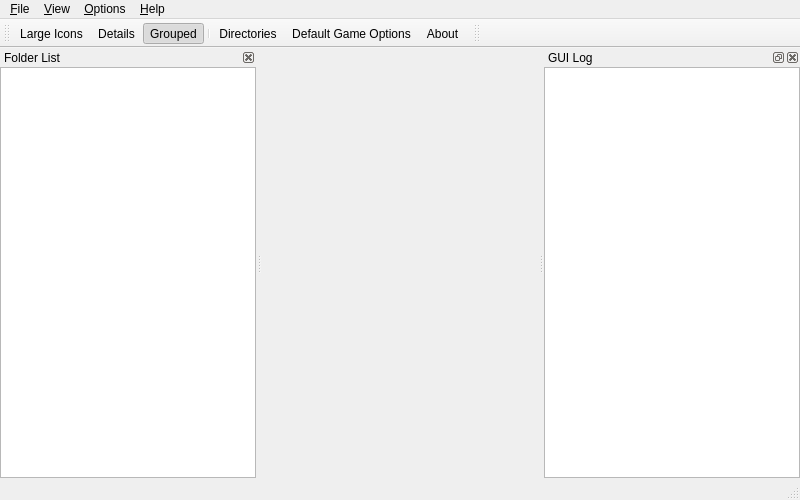
<?xml version="1.0" encoding="UTF-8"?>
<ui version="4.0">
 <class>MainWindow</class>
 <widget class="QMainWindow" name="MainWindow">
  <property name="geometry">
   <rect>
    <x>0</x>
    <y>0</y>
    <width>800</width>
    <height>500</height>
   </rect>
  </property>
  <property name="windowTitle">
   <string>M+GUI</string>
  </property>
  <property name="dockNestingEnabled">
   <bool>true</bool>
  </property>
  <widget class="QWidget" name="centralwidget">
   <layout class="QGridLayout">
    <property name="margin">
     <number>0</number>
    </property>
    <item row="0" column="0">
     <layout class="QVBoxLayout" name="layMainView">
      <property name="topMargin">
       <number>2</number>
      </property>
     </layout>
    </item>
   </layout>
  </widget>
  <widget class="QMenuBar" name="menubar">
   <property name="geometry">
    <rect>
     <x>0</x>
     <y>0</y>
     <width>800</width>
     <height>21</height>
    </rect>
   </property>
   <widget class="QMenu" name="menuFile">
    <property name="title">
     <string>&amp;File</string>
    </property>
    <widget class="QMenu" name="menuPlayWith">
     <property name="title">
      <string>Play with Options</string>
     </property>
     <addaction name="actionSavestate"/>
     <addaction name="actionPlayback"/>
     <addaction name="actionRecord"/>
     <addaction name="actionMNG"/>
     <addaction name="actionAVI"/>
     <addaction name="actionWave"/>
    </widget>
    <widget class="QMenu" name="menuSaveFixdat">
     <property name="title">
      <string>Save Fix-dat File</string>
     </property>
     <addaction name="actionFixDatAll"/>
     <addaction name="actionFixDatIncomplete"/>
     <addaction name="actionFixDatMissing"/>
    </widget>
    <addaction name="actionPlay"/>
    <addaction name="menuPlayWith"/>
    <addaction name="separator"/>
    <addaction name="actionSrcProperties"/>
    <addaction name="actionProperties"/>
    <addaction name="separator"/>
    <addaction name="menuSaveFixdat"/>
    <addaction name="separator"/>
    <addaction name="actionExitStop"/>
   </widget>
   <widget class="QMenu" name="menuView">
    <property name="title">
     <string>&amp;View</string>
    </property>
    <widget class="QMenu" name="menuCustomizeFields">
     <property name="title">
      <string>Customize &amp;Fields</string>
     </property>
     <addaction name="actionColDescription"/>
     <addaction name="actionColName"/>
     <addaction name="actionColROMs"/>
     <addaction name="actionColManufacturer"/>
     <addaction name="actionColDriver"/>
     <addaction name="actionColYear"/>
     <addaction name="actionColCloneOf"/>
     <addaction name="separator"/>
     <addaction name="actionColSortAscending"/>
     <addaction name="actionColSortDescending"/>
    </widget>
    <widget class="QMenu" name="menuPictures">
     <property name="title">
      <string>Game &amp;Pictures</string>
     </property>
     <addaction name="actionEnforceAspect"/>
     <addaction name="actionStretchSshot"/>
     <addaction name="separator"/>
    </widget>
    <widget class="QMenu" name="menuDocuments">
     <property name="title">
      <string>Game Do&amp;cuments</string>
     </property>
    </widget>
    <widget class="QMenu" name="menuArrangeIcons">
     <property name="title">
      <string>Arrange &amp;Icons</string>
     </property>
    </widget>
    <addaction name="menuPictures"/>
    <addaction name="menuDocuments"/>
    <addaction name="actionVerticalTabs"/>
    <addaction name="separator"/>
    <addaction name="actionLargeIcons"/>
    <addaction name="actionDetails"/>
    <addaction name="actionGrouped"/>
    <addaction name="actionRowDelegate"/>
    <addaction name="actionLocalGameList"/>
    <addaction name="menuCustomizeFields"/>
    <addaction name="menuArrangeIcons"/>
    <addaction name="separator"/>
    <addaction name="actionRefresh"/>
   </widget>
   <widget class="QMenu" name="menuOptions">
    <property name="title">
     <string>&amp;Options</string>
    </property>
    <widget class="QMenu" name="menuLanguage">
     <property name="title">
      <string>&amp;Language</string>
     </property>
     <addaction name="actionEnglish"/>
     <addaction name="actionChinese_PRC"/>
     <addaction name="actionChinese_Taiwan"/>
     <addaction name="actionJapanese"/>
     <addaction name="actionHungarian"/>
     <addaction name="actionKorean"/>
     <addaction name="actionBrazilian"/>
    </widget>
    <widget class="QMenu" name="menuBackground">
     <property name="title">
      <string>&amp;Background Images</string>
     </property>
     <addaction name="actionBgStretch"/>
     <addaction name="actionBgTile"/>
     <addaction name="separator"/>
    </widget>
    <widget class="QMenu" name="menuGUIStyle">
     <property name="title">
      <string>GUI &amp;Style</string>
     </property>
    </widget>
    <addaction name="actionDirectories"/>
    <addaction name="actionDefaultOptions"/>
    <addaction name="separator"/>
    <addaction name="menuGUIStyle"/>
    <addaction name="menuBackground"/>
    <addaction name="menuLanguage"/>
   </widget>
   <widget class="QMenu" name="menuHelp">
    <property name="title">
     <string>&amp;Help</string>
    </property>
    <addaction name="actionReadme"/>
    <addaction name="actionFAQ"/>
    <addaction name="actionBoard"/>
    <addaction name="actionAbout"/>
   </widget>
   <addaction name="menuFile"/>
   <addaction name="menuView"/>
   <addaction name="menuOptions"/>
   <addaction name="menuHelp"/>
  </widget>
  <widget class="QStatusBar" name="statusbar"/>
  <widget class="QToolBar" name="toolBar">
   <property name="windowTitle">
    <string>Toolbar</string>
   </property>
   <property name="autoFillBackground">
    <bool>true</bool>
   </property>
   <property name="iconSize">
    <size>
     <width>16</width>
     <height>16</height>
    </size>
   </property>
   <property name="floatable">
    <bool>false</bool>
   </property>
   <attribute name="toolBarArea">
    <enum>TopToolBarArea</enum>
   </attribute>
   <attribute name="toolBarBreak">
    <bool>false</bool>
   </attribute>
   <addaction name="actionLargeIcons"/>
   <addaction name="actionDetails"/>
   <addaction name="actionGrouped"/>
   <addaction name="separator"/>
   <addaction name="actionDirectories"/>
   <addaction name="actionDefaultOptions"/>
   <addaction name="actionAbout"/>
  </widget>
  <widget class="QToolBar" name="toolBarSearch">
   <property name="windowTitle">
    <string>Search</string>
   </property>
   <property name="floatable">
    <bool>false</bool>
   </property>
   <attribute name="toolBarArea">
    <enum>TopToolBarArea</enum>
   </attribute>
   <attribute name="toolBarBreak">
    <bool>false</bool>
   </attribute>
  </widget>
  <widget class="QDockWidget" name="dwGUILog">
   <property name="windowTitle">
    <string>GUI Log</string>
   </property>
   <attribute name="dockWidgetArea">
    <number>2</number>
   </attribute>
   <widget class="QWidget" name="dockWidgetContents_8">
    <layout class="QGridLayout">
     <property name="margin">
      <number>0</number>
     </property>
     <item row="0" column="0">
      <widget class="QTextBrowser" name="tbGUILog"/>
     </item>
    </layout>
   </widget>
  </widget>
  <widget class="QDockWidget" name="dwFolderList">
   <property name="sizePolicy">
    <sizepolicy hsizetype="Ignored" vsizetype="Preferred">
     <horstretch>0</horstretch>
     <verstretch>0</verstretch>
    </sizepolicy>
   </property>
   <property name="features">
    <set>QDockWidget::DockWidgetClosable|QDockWidget::DockWidgetMovable</set>
   </property>
   <property name="windowTitle">
    <string>Folder List</string>
   </property>
   <attribute name="dockWidgetArea">
    <number>1</number>
   </attribute>
   <widget class="QWidget" name="dockWidgetContents_14">
    <layout class="QGridLayout">
     <property name="margin">
      <number>0</number>
     </property>
     <item row="0" column="0">
      <widget class="QTreeWidget" name="treeFolders">
       <property name="headerHidden">
        <bool>true</bool>
       </property>
       <column>
        <property name="text">
         <string>1</string>
        </property>
       </column>
      </widget>
     </item>
    </layout>
   </widget>
  </widget>
  <action name="actionDefaultOptions">
   <property name="icon">
    <iconset resource="mamepguimain.qrc">
     <normaloff>:/res/16x16/system-settings.png</normaloff>:/res/16x16/system-settings.png</iconset>
   </property>
   <property name="text">
    <string>Default Game &amp;Options</string>
   </property>
  </action>
  <action name="actionRefresh">
   <property name="icon">
    <iconset resource="mamepguimain.qrc">
     <normaloff>:/res/16x16/view-refresh.png</normaloff>:/res/16x16/view-refresh.png</iconset>
   </property>
   <property name="text">
    <string>&amp;Refresh</string>
   </property>
   <property name="shortcut">
    <string>F5</string>
   </property>
  </action>
  <action name="actionExitStop">
   <property name="text">
    <string>E&amp;xit</string>
   </property>
   <property name="shortcut">
    <string>Alt+X</string>
   </property>
  </action>
  <action name="actionAbout">
   <property name="icon">
    <iconset resource="mamepguimain.qrc">
     <normaloff>:/res/16x16/help-browser.png</normaloff>:/res/16x16/help-browser.png</iconset>
   </property>
   <property name="text">
    <string>&amp;About</string>
   </property>
  </action>
  <action name="actionDetails">
   <property name="checkable">
    <bool>true</bool>
   </property>
   <property name="icon">
    <iconset resource="mamepguimain.qrc">
     <normaloff>:/res/mame32-view-detail.png</normaloff>:/res/mame32-view-detail.png</iconset>
   </property>
   <property name="text">
    <string>&amp;Details</string>
   </property>
  </action>
  <action name="actionGrouped">
   <property name="checkable">
    <bool>true</bool>
   </property>
   <property name="checked">
    <bool>true</bool>
   </property>
   <property name="icon">
    <iconset resource="mamepguimain.qrc">
     <normaloff>:/res/mame32-view-group.png</normaloff>:/res/mame32-view-group.png</iconset>
   </property>
   <property name="text">
    <string>&amp;Grouped</string>
   </property>
  </action>
  <action name="actionLargeIcons">
   <property name="checkable">
    <bool>true</bool>
   </property>
   <property name="icon">
    <iconset resource="mamepguimain.qrc">
     <normaloff>:/res/mame32-view-licon.png</normaloff>:/res/mame32-view-licon.png</iconset>
   </property>
   <property name="text">
    <string>L&amp;arge Icons</string>
   </property>
  </action>
  <action name="actionVerticalTabs">
   <property name="checkable">
    <bool>true</bool>
   </property>
   <property name="text">
    <string>&amp;Vertical Tabs</string>
   </property>
  </action>
  <action name="actionPlay">
   <property name="text">
    <string>&amp;Play</string>
   </property>
  </action>
  <action name="actionRecord">
   <property name="text">
    <string>&amp;Record Input...</string>
   </property>
  </action>
  <action name="actionConfigIPS">
   <property name="text">
    <string>Configure &amp;IPS...</string>
   </property>
  </action>
  <action name="actionAudit">
   <property name="text">
    <string>Audit</string>
   </property>
  </action>
  <action name="actionColDescription">
   <property name="checkable">
    <bool>true</bool>
   </property>
   <property name="text">
    <string>Description</string>
   </property>
  </action>
  <action name="actionColName">
   <property name="checkable">
    <bool>true</bool>
   </property>
   <property name="text">
    <string>Name</string>
   </property>
  </action>
  <action name="actionColROMs">
   <property name="checkable">
    <bool>true</bool>
   </property>
   <property name="text">
    <string>ROMs</string>
   </property>
  </action>
  <action name="actionColManufacturer">
   <property name="checkable">
    <bool>true</bool>
   </property>
   <property name="text">
    <string>Manufacturer</string>
   </property>
  </action>
  <action name="actionColDriver">
   <property name="checkable">
    <bool>true</bool>
   </property>
   <property name="text">
    <string>Driver</string>
   </property>
  </action>
  <action name="actionColYear">
   <property name="checkable">
    <bool>true</bool>
   </property>
   <property name="text">
    <string>Year</string>
   </property>
  </action>
  <action name="actionColCloneOf">
   <property name="checkable">
    <bool>true</bool>
   </property>
   <property name="text">
    <string>Clone of</string>
   </property>
  </action>
  <action name="actionColSortAscending">
   <property name="checkable">
    <bool>true</bool>
   </property>
   <property name="enabled">
    <bool>false</bool>
   </property>
   <property name="text">
    <string>Sort Ascending</string>
   </property>
  </action>
  <action name="actionColSortDescending">
   <property name="checkable">
    <bool>true</bool>
   </property>
   <property name="enabled">
    <bool>false</bool>
   </property>
   <property name="text">
    <string>Sort Descending</string>
   </property>
  </action>
  <action name="actionDirectories">
   <property name="icon">
    <iconset resource="mamepguimain.qrc">
     <normaloff>:/res/32x32/folder.png</normaloff>:/res/32x32/folder.png</iconset>
   </property>
   <property name="text">
    <string>&amp;Directories...</string>
   </property>
  </action>
  <action name="actionProperties">
   <property name="icon">
    <iconset resource="mamepguimain.qrc">
     <normaloff>:/res/16x16/system-settings.png</normaloff>:/res/16x16/system-settings.png</iconset>
   </property>
   <property name="text">
    <string>Pr&amp;operties</string>
   </property>
  </action>
  <action name="actionSrcProperties">
   <property name="text">
    <string>Properties for </string>
   </property>
  </action>
  <action name="actionEnglish">
   <property name="checkable">
    <bool>true</bool>
   </property>
   <property name="text">
    <string notr="true">English (United States)</string>
   </property>
  </action>
  <action name="actionChinese_PRC">
   <property name="checkable">
    <bool>true</bool>
   </property>
   <property name="text">
    <string notr="true">中文 (中国)</string>
   </property>
  </action>
  <action name="actionChinese_Taiwan">
   <property name="checkable">
    <bool>true</bool>
   </property>
   <property name="text">
    <string notr="true">中文 (台灣)</string>
   </property>
  </action>
  <action name="actionJapanese">
   <property name="checkable">
    <bool>true</bool>
   </property>
   <property name="text">
    <string notr="true">日本語</string>
   </property>
  </action>
  <action name="actionBrazilian">
   <property name="checkable">
    <bool>true</bool>
   </property>
   <property name="text">
    <string notr="true">Português (Brasil)</string>
   </property>
  </action>
  <action name="actionEnforceAspect">
   <property name="checkable">
    <bool>true</bool>
   </property>
   <property name="text">
    <string>Enforce Aspect Ratio</string>
   </property>
  </action>
  <action name="actionLocalGameList">
   <property name="checkable">
    <bool>true</bool>
   </property>
   <property name="text">
    <string>Local &amp;Language Game List</string>
   </property>
  </action>
  <action name="actionFAQ">
   <property name="text">
    <string>FAQ</string>
   </property>
  </action>
  <action name="actionBoard">
   <property name="text">
    <string>Discussion Board</string>
   </property>
  </action>
  <action name="actionReadme">
   <property name="text">
    <string>Readme</string>
   </property>
  </action>
  <action name="actionBgStretch">
   <property name="checkable">
    <bool>true</bool>
   </property>
   <property name="text">
    <string>Stretch</string>
   </property>
  </action>
  <action name="actionBgTile">
   <property name="checkable">
    <bool>true</bool>
   </property>
   <property name="text">
    <string>Tile</string>
   </property>
  </action>
  <action name="actionRowDelegate">
   <property name="checkable">
    <bool>true</bool>
   </property>
   <property name="checked">
    <bool>true</bool>
   </property>
   <property name="text">
    <string>Highlight Selected Row</string>
   </property>
  </action>
  <action name="actionStretchSshot">
   <property name="checkable">
    <bool>true</bool>
   </property>
   <property name="text">
    <string>Strech Screenshot Larger</string>
   </property>
  </action>
  <action name="actionPlayback">
   <property name="text">
    <string>&amp;Playback Input...</string>
   </property>
  </action>
  <action name="actionWave">
   <property name="text">
    <string>Record &amp;Wave Output...</string>
   </property>
  </action>
  <action name="actionMNG">
   <property name="text">
    <string>Record &amp;MNG Output...</string>
   </property>
  </action>
  <action name="actionAVI">
   <property name="text">
    <string>Record &amp;AVI Output...</string>
   </property>
  </action>
  <action name="actionSavestate">
   <property name="text">
    <string>Load &amp;Savestate</string>
   </property>
  </action>
  <action name="actionHungarian">
   <property name="checkable">
    <bool>true</bool>
   </property>
   <property name="text">
    <string notr="true">Magyar</string>
   </property>
  </action>
  <action name="actionKorean">
   <property name="checkable">
    <bool>true</bool>
   </property>
   <property name="text">
    <string notr="true">한국어</string>
   </property>
  </action>
  <action name="actionFixDatMissing">
   <property name="text">
    <string>Completely Missing Sets Only...</string>
   </property>
  </action>
  <action name="actionFixDatIncomplete">
   <property name="text">
    <string>Incomplete Sets Only...</string>
   </property>
  </action>
  <action name="actionFixDatAll">
   <property name="text">
    <string>All Set Issues...</string>
   </property>
  </action>
 </widget>
 <resources>
  <include location="mamepguimain.qrc"/>
 </resources>
 <connections/>
</ui>
